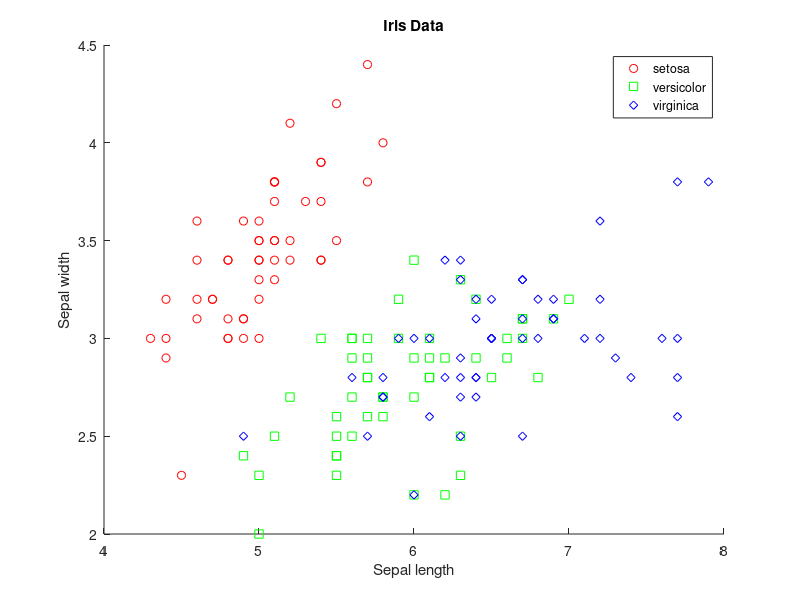
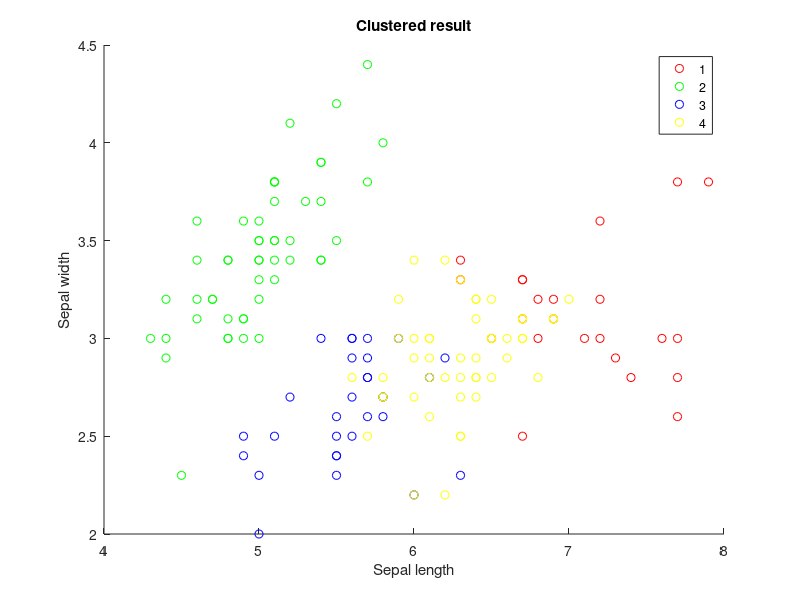

These figures' MATLAB source, in order:
% SUMMARY:  Clustering on IRIS dataset. 
% AUTHOR:   
% Created:  
% Modified: - 
% -----------------------------------------------------------
function main()
close all
clear all
clc

% Load data. 
load fisheriris
x = meas;
[n_samples, n_dim] = size(x);   % (150, 4)
n_classes = 3;  % Number of species. 
y = species; 

% Plot data. 
figure;
gscatter(x(:,1), x(:,2), species, 'rgb', 'osd');
xlabel('Sepal length');
ylabel('Sepal width');
title('Iris Data')

% ------ Your code here ------
n_clusters = 4;  % Number of clusters. 
pred = your_func(x, n_clusters);


% ------ Plot result ------
figure;
gscatter(x(:,1), x(:,2), pred, 'rgby');
xlabel('Sepal length');
ylabel('Sepal width');
title('Clustered result')


% ------ Evaluation ------
n_match = evaluate(pred, y, n_classes, n_clusters);
fprintf('Result: %d out of %d are matched!', n_match, n_samples);

end


% Clustering function. 
function [pred] = your_func(x, n_clusters)
    pred = kmeans(x, n_clusters);
end


% Evaluation. 
function [n_match] = evaluate(pred, y, n_classes, n_clusters)
    n_samples = length(pred);

    % Ground truth matrix. 
    y_mat = zeros(n_samples, n_classes);
    for n = 1 : n_samples
        if strcmp(y{n}, 'setosa')
            y_mat(n, 1) = 1;
        elseif strcmp(y{n}, 'versicolor')
            y_mat(n, 2) = 1;
        elseif strcmp(y{n}, 'virginica')
            y_mat(n, 3) = 1;
        end
    end

    % Prediction matrix. 
    pred_mat = zeros(n_samples, n_clusters);
    for n = 1 : n_samples
        pred_mat(n, pred(n)) = 1;
    end

    % Compute evaluation stat. 
    n_match = 0;
    for i1 = 1 : n_clusters
        n_intersects = [];
        for i2 = 1 : n_classes
            n_intersect = sum(pred_mat(:, i1) & y_mat(:, i2));
            n_intersects(i2) = n_intersect;
        end
        n_match = n_match + max(n_intersects);
    end
end